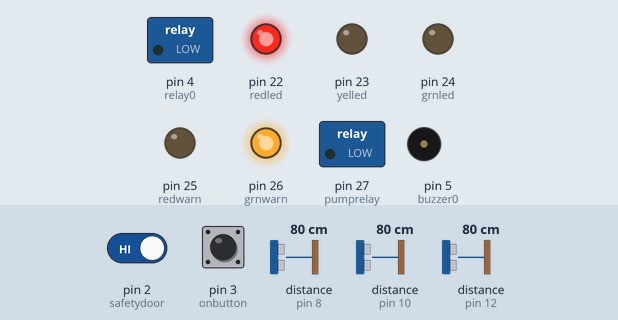
This sketch was run on a simulated Arduino Mega 2560, built with avr-gcc and run on an emulated ATmega2560. On the bench: switched loads named in the sketch (green lamp = pin HIGH), output pins drawn as LEDs (lit = HIGH), buzzer (waves = sounding). Wiring (inferred from the names in the program): 3 × ultrasonic range finder: trigger pin 7, echo pin 8 / trigger pin 9, echo pin 10 / trigger pin 11, echo pin 12. The inputs (shaded band) are chosen by the test bench; at power-on: distance to the obstacle (sensors on pin 8, pin 12, pin 10) 80 cm, pin 2 (safetydoor) HIGH, pin 3 (onbutton) HIGH. The echo pulse lasts 58.3 µs per cm; pins used as bus, display or sensor lines are not drawn; what the sketch prints to the serial monitor is not drawn.

Above: at 1.2 s.
1.3 s: distance to the obstacle (sensor on pin 8) set to 12 cm
2.8 s: distance to the obstacle (sensor on pin 8) set to 9 cm
At 4.0 s:
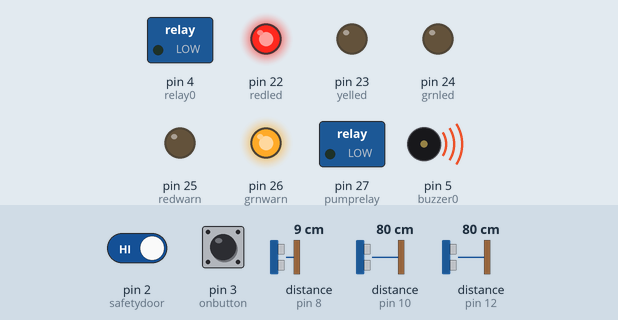
4.3 s: distance to the obstacle (sensor on pin 12) set to 55 cm
5.8 s: distance to the obstacle (sensor on pin 12) set to 47 cm
At 6.3 s:
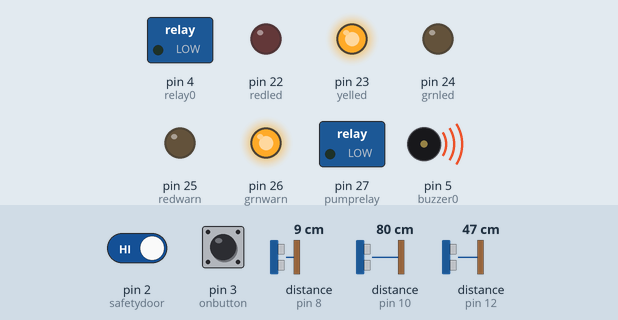
7.3 s: distance to the obstacle (sensor on pin 8) set to 18 cm
At 8.1 s:
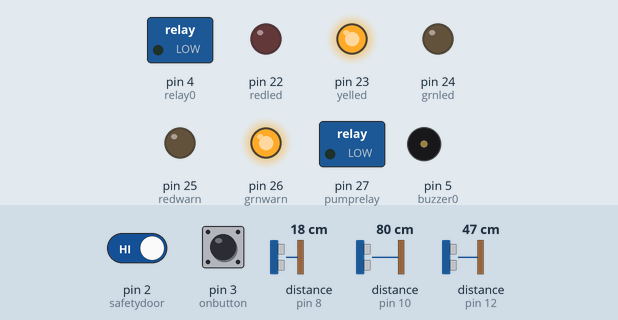
8.8 s: distance to the obstacle (sensor on pin 12) set to 23 cm
10.3 s: distance to the obstacle (sensor on pin 12) set to 17 cm
At 11.3 s:
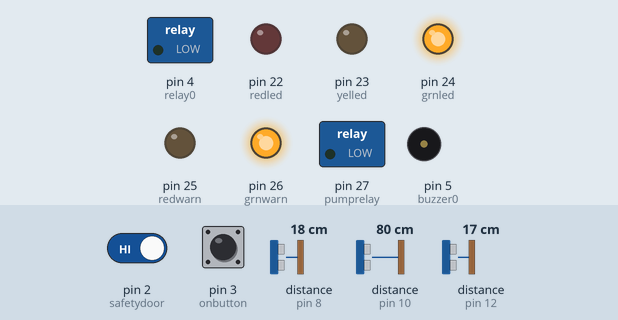
Timing chart, 0 to 12.8 s (numbered marks = the images above; inputs shaded):
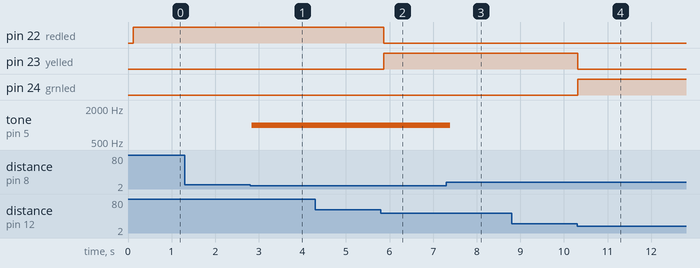

The sketch:

Mina_Fina_Fatin_FyP_Rev04.ino
```cpp
//Polling timing
long previousMillis = 0;
long previousMillis1 = 0;
long previousMillis2 = 0;
long previousMillis3 = 0;

//Motor state checking and pump timing
unsigned int motorRun = 0;
unsigned int pumpRun = 0;
unsigned int pumpcount = 0;

//Motor turn on timing
unsigned int oninterval = 1000;
unsigned int onCountMax = 5;    //How long to turn on in seconds
unsigned int onCounter = 0;

//Edge detection for button
unsigned int onButtonstate = 0;
unsigned int lastonButtonstate = 0;

//Pin definitions
#define safetydoor 2
#define onbutton 3

#define relay0 4

#define buzzer0 5
#define buzzer1 6

#define trigPin0 7
#define echoPin0 8

#define trigPin1 9
#define echoPin1 10

#define trigPin2 11
#define echoPin2 12

#define grnled 24
#define yelled 23
#define redled 22

#define redwarn 25
#define grnwarn 26

#define pumprelay 27

void setup()
{
  //Pin mode setup
  pinMode(safetydoor, INPUT_PULLUP); // Safety Door
  pinMode(onbutton, INPUT_PULLUP); // On button

  pinMode(relay0, OUTPUT);       // Relay

  pinMode(buzzer0, OUTPUT);       // Buzzer
  pinMode(buzzer1, OUTPUT);       // Buzzer

  pinMode(trigPin0, OUTPUT);      // Trig
  pinMode(echoPin0, INPUT);       // Echo

  pinMode(trigPin1, OUTPUT);      // Trig
  pinMode(echoPin1, INPUT);      // Echo

  pinMode(trigPin2, OUTPUT);      // Trig
  pinMode(echoPin2, INPUT);      // Echo

  pinMode(grnled, OUTPUT);      //Green LED
  pinMode(yelled, OUTPUT);      //Yellow LED
  pinMode(redled, OUTPUT);      //Red LED

  pinMode(redwarn, OUTPUT);     //red warning LED
  pinMode(grnwarn, OUTPUT);     //green warning LED

  pinMode(pumprelay, OUTPUT);  //Relay for water pump

  // Debug
  Serial.begin(9600);
  Serial.println("=START=");

  digitalWrite(grnwarn, HIGH);  //Turn on green warning led
}

void loop()
{
  unsigned long currentMillis = millis();

  onButtonstate = digitalRead(onbutton);

  // Button and motor on part
  if(currentMillis - previousMillis > 100)
  {
    previousMillis = currentMillis;

    //Serial.println("Button and Motor");
    if(onButtonstate != lastonButtonstate)
    {
      if(onButtonstate == HIGH && motorRun == 0 && digitalRead(safetydoor)==0)
      {
        Serial.println("Button Pressed, Motor on");
        digitalWrite(relay0, HIGH);  // On motor Relay
        digitalWrite(pumprelay, HIGH); //Turn on pump relay

        digitalWrite(redwarn, HIGH);   //turn on red warning led
        digitalWrite(grnwarn, LOW);   //Turn off green led

        pumpRun = 1;
        pumpcount = 0;
        motorRun = 1;
      }
      else if(onButtonstate == HIGH && motorRun == 1)
      {
        digitalWrite(relay0, LOW);  // OFF Relay motor
        motorRun = 0;
        Serial.println("Motor Emergency OFF");

        digitalWrite(redwarn, LOW);   //turn OFF red warning led
        digitalWrite(grnwarn, HIGH);   //Turn ON green led

        digitalWrite(pumprelay, LOW); //Turn off pump relay
        Serial.println("Pump Relay Emergency OFF");   //Debug
        pumpRun = 0;
        onCounter = 0;
      }
    }
    lastonButtonstate = onButtonstate;
  }

  //Waits for x amount of time to turn off motor automatically
  if(currentMillis - previousMillis2 > oninterval && motorRun == 1)
  {
    previousMillis2 = currentMillis;

    if(onCounter < onCountMax)
    {
      Serial.println(onCounter);
      onCounter++;
    }
    else if(onCounter == onCountMax)
    {
      Serial.println("MOTOR OFF");
      digitalWrite(relay0, LOW); // Off Relay

      digitalWrite(redwarn, LOW);   //turn off red warning led
      digitalWrite(grnwarn, HIGH);   //Turn on yellow warning led

      onCounter = 0;
      motorRun = 0;
    }
  }

  // Ultrasonic and buzzer part
  if(currentMillis - previousMillis1 > 100)
  {
    previousMillis1 = currentMillis;

    //Ultrasonic sensor 01
    long duration0, distance0;
    digitalWrite(trigPin0, LOW);  // Added this line
    delayMicroseconds(2); // Added this line
    digitalWrite(trigPin0, HIGH);

    delayMicroseconds(10); // Added this line
    digitalWrite(trigPin0, LOW);
    duration0 = pulseIn(echoPin0, HIGH);
    distance0 = (duration0/2) / 29.1;
    //Serial.print("Ultrasonic0: ");
    //Serial.println(distance0);    //debug

    //Ultrasonic sensor 02
    long duration1, distance1;
    digitalWrite(trigPin1, LOW);  // Added this line
    delayMicroseconds(2); // Added this line
    digitalWrite(trigPin1, HIGH);

    delayMicroseconds(10); // Added this line
    digitalWrite(trigPin1, LOW);
    duration1 = pulseIn(echoPin1, HIGH);
    distance1 = (duration1/2) / 29.1;
    //Serial.print("Ultrasonic1: ");
    //Serial.println(distance1);    //debug

    //Ultrasonic sensor 3
    long duration2, distance2;
    digitalWrite(trigPin2, LOW);  // Added this line
    delayMicroseconds(2); // Added this line
    digitalWrite(trigPin2, HIGH);

    delayMicroseconds(10); // Added this line
    digitalWrite(trigPin2, LOW);
    duration2 = pulseIn(echoPin2, HIGH);
    distance2 = (duration2 / 2) / 29.1;
    //Serial.print("Ultrasonic2: ");
    //Serial.println(distance2);    //debug

    if(distance0 < 10)
    {
      tone(buzzer0, 1000);
    }
    else if(distance0 > 10)
    {
      noTone(buzzer0);
    }

    if(distance1 < 10)
    {
      tone(buzzer1, 1000);
      //Serial.println("Buzzer 1 buzzing"); //Debug
    }
    else if(distance1 > 10)
    {
      noTone(buzzer1);
    }

    if(distance2 > 50)  //red led on
    {
      digitalWrite(redled, 1);
      digitalWrite(yelled, 0);
      digitalWrite(grnled, 0);
    }
    else if(distance2 <= 50 && distance2 >= 20) //yellow led on
    {
      digitalWrite(redled, 0);
      digitalWrite(yelled, 1);
      digitalWrite(grnled, 0);
    }
    else if(distance2 < 20) //green led on
    {
      digitalWrite(redled, 0);
      digitalWrite(yelled, 0);
      digitalWrite(grnled, 1);
    }
  }

  //Pump relay timing
  if(currentMillis - previousMillis3 > 1000 && pumpRun == 1 && motorRun == 1)
  {
    previousMillis3 = currentMillis;

    if(pumpcount == 2)
    {
      digitalWrite(pumprelay, LOW); //Turn off relay
      Serial.println("Pump Relay OFF");   //Debug
      pumpRun = 0;
    }
    else
    {
      pumpcount++;
      Serial.print("pumpcount = ");
      Serial.println(pumpcount);       //Debug
    }
  }
}
```

Measured:
- the behaviour switches between 11 and 10 cm on distance to the obstacle (sensor on pin 8) (found by bisection; images 0 and 1)
- the behaviour switches between 52 and 51 cm on distance to the obstacle (sensor on pin 12) (found by bisection; images 1 and 2)
- the behaviour switches between 21 and 20 cm on distance to the obstacle (sensor on pin 12) (found by bisection; images 3 and 4)
- after the input at 1.3 s, every drawn part: stays the same
- after the input at 2.8 s, tone on pin 5 (buzzer0): silent → 1000 Hz at once
- after the input at 4.3 s, every drawn part: stays the same
- after the input at 5.8 s, pin 22 (redled): HIGH → LOW after 0.07 s; pin 23 (yelled): LOW → HIGH after 0.07 s
- after the input at 7.3 s, tone on pin 5 (buzzer0): 1000 Hz → silent after 0.09 s
- after the input at 8.8 s, every drawn part: stays the same
- after the input at 10.3 s, pin 23 (yelled): HIGH → LOW at once; pin 24 (grnled): LOW → HIGH at once
